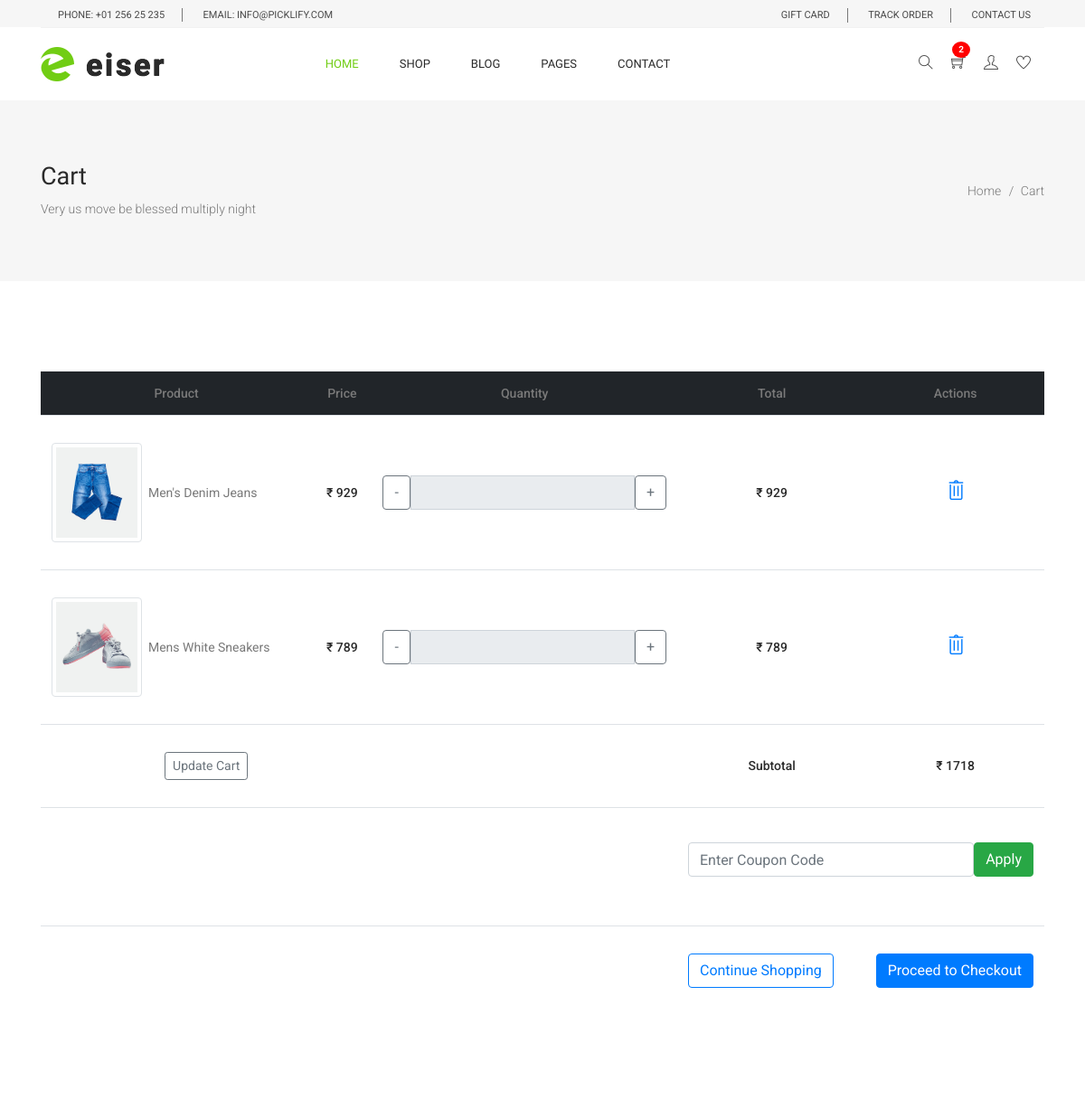
The app's page /accounts/cart/ (signed in, upper part), older data.
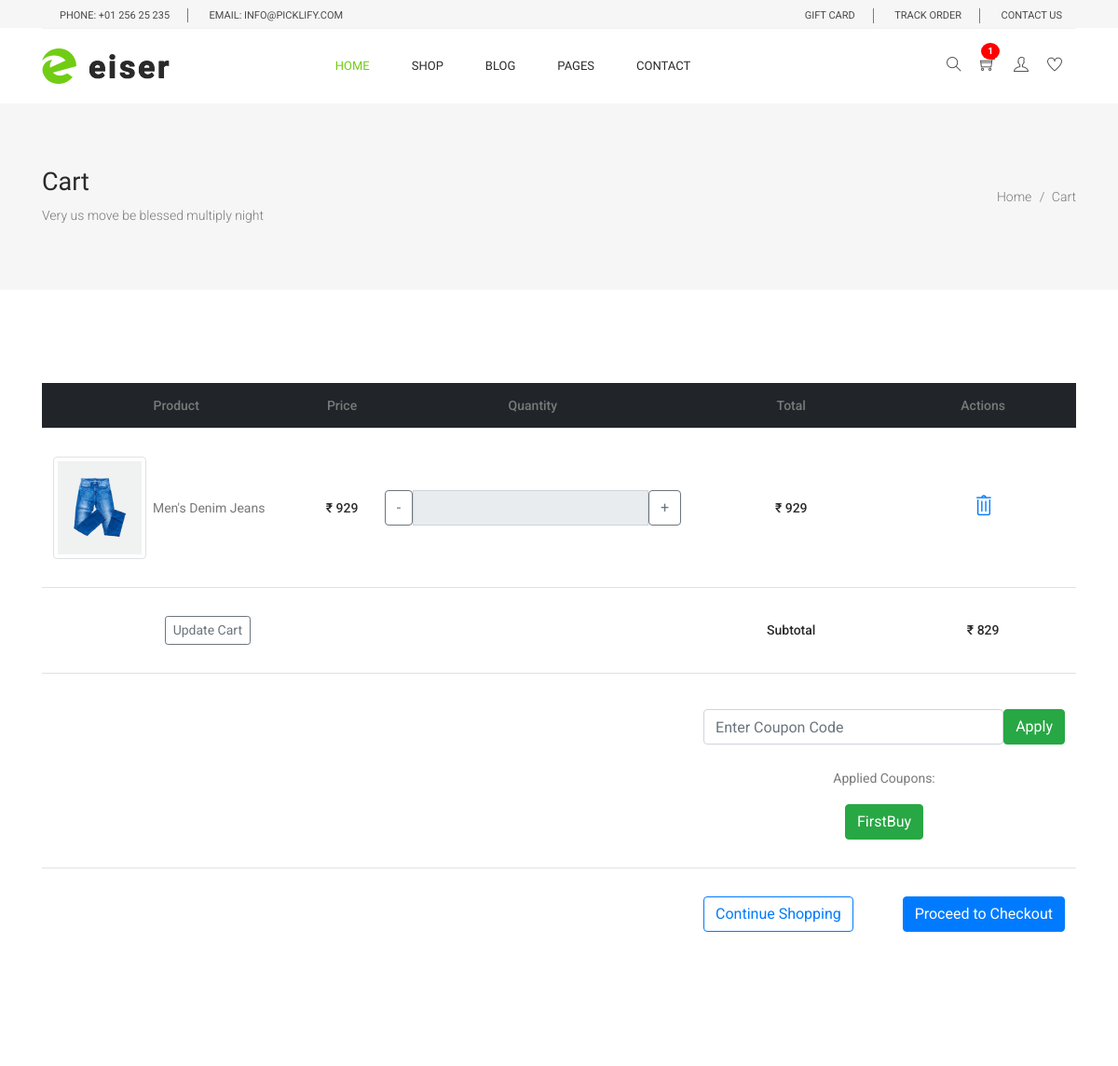
The same page, newer data.
### accounts/models.py (models this page shows)
class Profile(BaseModel):
    user = models.OneToOneField(User , on_delete=models.CASCADE , related_name="profile")
    is_email_verified = models.BooleanField(default=False)
    email_token = models.CharField(max_length=100 , null=True , blank=True)
    profile_image = models.ImageField(upload_to = 'profile')
    def get_cart_count(self):
        count = CartItems.objects.filter(cart__is_paid=False, cart__user=self.user).count()
        return count

class CartItems(BaseModel):
    cart = models.ForeignKey(Cart , on_delete=models.CASCADE, related_name='cart_items')
    product = models.ForeignKey(Product, on_delete=models.SET_NULL, null=True, blank=True)
    color_variant = models.ForeignKey(ColorVariant, on_delete=models.SET_NULL, null=True, blank=True)
    size_variant = models.ForeignKey(SizeVariant, on_delete=models.SET_NULL, null=True, blank=True)
    def get_product_price(self):
        price = [self.product.price]
        if self.color_variant:
            color_variant_price = self.color_variant.price
            price.append(color_variant_price)
        if self.size_variant:
            size_variant_price = self.size_variant.price
            price.append(size_variant_price)
        return sum(price)

class Cart(BaseModel):
    user = models.ForeignKey(User , on_delete=models.CASCADE, related_name='carts')
    coupon = models.ForeignKey(Coupon, on_delete=models.SET_NULL, null=True, blank=True)
    is_paid = models.BooleanField(default=False)
    def get_cart_total(self):
        cart_items = self.cart_items.all()
        price = []
        for cart_item in cart_items:
            price.append(cart_item.product.price)
            if cart_item.color_variant:
                color_variant_price = cart_item.color_variant.price
                price.append(color_variant_price)
            if cart_item.size_variant:
                size_variant_price = cart_item.size_variant.price
                price.append(size_variant_price)
        if self.coupon:
            if self.coupon.minimum_amount < sum(price):
                return sum(price) - self.coupon.discount_price
        return sum(price)

### products/models.py (models this page shows, shortened)
class Product(BaseModel):
    product_name = models.CharField(max_length=100)
    slug = models.SlugField(unique=True, null=True, blank=True)
    category = models.ForeignKey(Category, on_delete=models.CASCADE, related_name="products")
    price = models.IntegerField()
    product_description = models.TextField()
    color_variant = models.ManyToManyField(ColorVariant, blank=True)
    size_variant = models.ManyToManyField(SizeVariant, blank=True)

class ProductImage(BaseModel):
    product = models.ForeignKey(Product, on_delete=models.CASCADE, related_name="product_images")
    image = models.ImageField(upload_to="product")

class ColorVariant(BaseModel):
    color_name = models.CharField(max_length=100)
    price = models.IntegerField(default=0)

class SizeVariant(BaseModel):
    size_name = models.CharField(max_length=100)
    price = models.IntegerField(default=0)

class Coupon(BaseModel):
    coupon_code = models.CharField(max_length=10)
    is_expired = models.BooleanField(default=False)
    discount_price = models.IntegerField(default=100)
    minimum_amount = models.IntegerField(default=500)

### accounts/views.py (the view, shortened to what this page needs)
# urls.py: path('cart/', cart, name="cart"),
def cart(request):
    cart = Cart.objects.filter(user=request.user, is_paid=False).first()
    if not cart:
        messages.warning(request, "Your cart is empty.")
        return redirect("home")  # Redirect to a relevant page
    cart_items = CartItems.objects.filter(cart=cart)
    context = {
        'cart': cart,
        'cart_items': cart_items,
        'coupon': cart.coupon
    }
    return render(request, 'cart/cart.html', context)

### templates/cart/cart.html (shortened to what the changed rows need)
{% extends 'base/base.html' %} {% load static %} {% block content %}
    <section class="banner_area">
      <div class="banner_inner d-flex align-items-center">
        <div class="container">
          <div
            class="banner_content d-md-flex justify-content-between align-items-center"
          >
            <div class="mb-3 mb-md-0">
              <h2>Cart</h2>
            </div>
          </div>
        </div>
      </div>
    </section>
    <section class="cart_area">
      <div class="container">
        <div class="cart_inner">
          <div class="table-responsive">
            <table class="table table-hover align-middle text-center">
              <thead class="table-dark">
                <tr>
                  <th scope="col">Product</th>
                  <th scope="col">Price</th>
                  <th scope="col">Quantity</th>
                  <th scope="col">Total</th>
                  <th scope="col">Actions</th>
                </tr>
              </thead>
              <tbody>
                {% for item in cart_items %}
                <tr>
                    <td>
                        <div class="d-flex align-items-center">
                          <img src="{{ item.product.product_images.first.image.url }}" alt="{{ item.product.product_name }}" class="img-thumbnail me-3" style="width: 100px; height: 110px;">
                            &nbsp;&nbsp;<p class="mb-0 fw-bold">{{ item.product.product_name }}</p>
                        </div>
                    </td>
                    <td>
                        <h5 class="fw-bold">₹&nbsp;{{ item.get_product_price }}</h5>
                    </td>
                    <td>
                        <div class="input-group quantity-input">
                          <button class="btn btn-outline-secondary" type="button" onclick="updateQuantity(-1)">-</button>
                          <input type="text" class="form-control text-center" name="qty" id="" value="{{ item.quantity }}" readonly>
                          <button class="btn btn-outline-secondary" type="button" onclick="updateQuantity(1)">+</button>
                        </div>
                    </td>
                    <td>
                        <h5 class="fw-bold" id="total-{{ item.uid }}">₹&nbsp;{{ item.get_product_price }}</h5>
                    </td>
                    <td>
                        <a href="{% url 'remove_from_cart' item.uid %}" class="text-primary me-2">
                          <i class="ti-trash icon-large" aria-hidden="true"></i>
                        </a>
                    </td>
                    </tr>
                    {% endfor %}
                <tr class="border-top">
                  <td>
                    {% if cart  %}
                      <h5 class="fw-bold" id="subtotal">₹&nbsp;{{cart.get_cart_total}}</h5>
                    {% else %}
                      <h5 class="fw-bold" id="subtotal">₹&nbsp;0</h5>
                    {% endif %}
                  </td>
                </tr>
              <tr>
                <td colspan="2">
                    <br/>
                    <div class="w-40">
                      {% if cart.coupon %}
                        <p>Applied Coupons:</p>
                        <a href="{% url "remove_coupon" cart.uid %}" class="btn btn-success">{{ cart.coupon.coupon_code }}</a>
                      {% endif %}
                    </div>
                </td>
              </tr>
              </tbody>
            </table>
          </div>
        </div>
      </div>
    </section>
{% endblock %}

### templates/base/base.html (shortened to what the changed rows need)
{% load static %}
<!DOCTYPE html>
<html lang="en">
<head>
  <link rel="stylesheet" href="{% static "css/bootstrap.css" %}" />
  <link rel="stylesheet" href="{% static "vendors/linericon/style.css" %}" />
  <link rel="stylesheet" href="{% static "css/font-awesome.min.css" %}" />
  <link rel="stylesheet" href="{% static "css/themify-icons.css" %}" />
  <link rel="stylesheet" href="{% static 'css/flaticon.css' %}" />
  <link rel="stylesheet" href="{% static 'vendors/owl-carousel/owl.carousel.min.css' %}" />
  <link rel="stylesheet" href="{% static 'vendors/lightbox/simpleLightbox.css' %}" />
  <link rel="stylesheet" href="{% static 'vendors/nice-select/css/nice-select.css' %}" />
  <link rel="stylesheet" href="{% static 'vendors/animate-css/animate.css' %}" />
  <link rel="stylesheet" href="{% static 'vendors/jquery-ui/jquery-ui.css' %}" />
  <link rel="stylesheet" href="{% static 'css/style.css' %}" />
  <link rel="stylesheet" href="{% static 'css/responsive.css' %}" />
</head>
<body>
  <header class="header_area">
    <div class="main_menu">
      <div class="container">
        <nav class="navbar navbar-expand-lg navbar-light w-100">
          <div class="collapse navbar-collapse offset w-100" id="navbarSupportedContent">
            <div class="row w-100 mr-0">
              <div class="col-lg-5 pr-0">
                <ul class="nav navbar-nav navbar-right right_nav pull-right">
                  <li class="nav-item">
                    {% if request.user.is_authenticated %}
                    <a href="{% url 'cart' %}" class="icons" style="position: relative;">
                        <i class="ti-shopping-cart"></i>
                        <span id="cartBadge" class="badge">{{request.user.profile.get_cart_count}}</span>
                    </a>
                    {% else %}
                    <a href="{% url 'cart' %}" class="icons" style="position: relative;">
                        <i class="ti-shopping-cart"></i>
                        <span id="cartBadge" class="badge">0</span>
                    </a>
                    {% endif %}
                  </li>
                </ul>
              </div>
            </div>
          </div>
        </nav>
      </div>
    </div>
  </header>
  <main>
    {% block content %} {% endblock %}
  </main>
  {% include 'base/footer.html' %}

Row changes from the older to the newer data that the page shows:
removed CartItems: product.product_images.first.image (picture), product.product_name "Mens White Sneakers", get_product_price "789"
changed Cart: get_cart_total "1718" → "829"; coupon.coupon_code (not shown) → "FirstBuy"
Text that changed along with them:
{{ request.user.profile.get_cart_count }}: "2" → "1"
text now shown: "Applied Coupons:"
